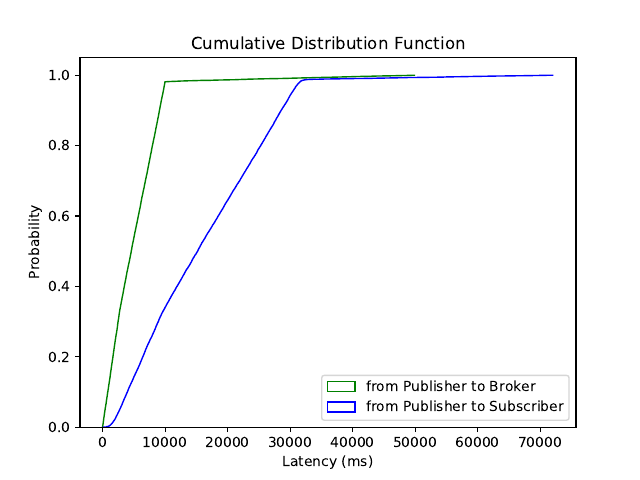

Generate this figure with Python:
# This example is derived from the following webpage:
# https://matplotlib.org/3.1.1/gallery/statistics/histogram_cumulative.html

# Note that we do not need to always use the seaborn library
import numpy as np
import matplotlib.pyplot as plt

fig1, ax = plt.subplots()
exp_path = '../makeup_exp/'

fromPtoB, withinB, fromBtoS = \
  np.loadtxt(exp_path + 'latency/out2',
    delimiter=' ', usecols=(0,1,2), unpack=True)

## We may also do some pre-processing for each input data,
## for example, divide the data value by 1000.0,
## which may be useful to transform time scale..
#fromPtoB, withinB, fromBtoS = \
#  np.loadtxt(exp_path + 'out',
#    delimiter=' ',usecols=(1,2,3),unpack=True)/1000.0

e2e = fromPtoB + withinB + fromBtoS

# Now, plot the cumulative distributioin function (CDF)
n_bins = len(fromPtoB)-1
n, bins, patches = ax.hist(fromPtoB, n_bins, density=True, histtype='step',
          cumulative=True, label='from Publisher to Broker', color='g')
# the following line is used to remove the last point
patches[0].set_xy(patches[0].get_xy()[:-1])

n2, bins2, patches2 = ax.hist(e2e, n_bins, density=True, histtype='step',
          cumulative=True, label='from Publisher to Subscriber', color='b')
patches2[0].set_xy(patches2[0].get_xy()[:-1])

ax.set_xlabel('Latency (ms)')
ax.set_ylabel('Probability')
ax.set_title('Cumulative Distribution Function')
plt.legend(loc=4)

plt.show()
#plt.savefig('./cdf.pdf')
